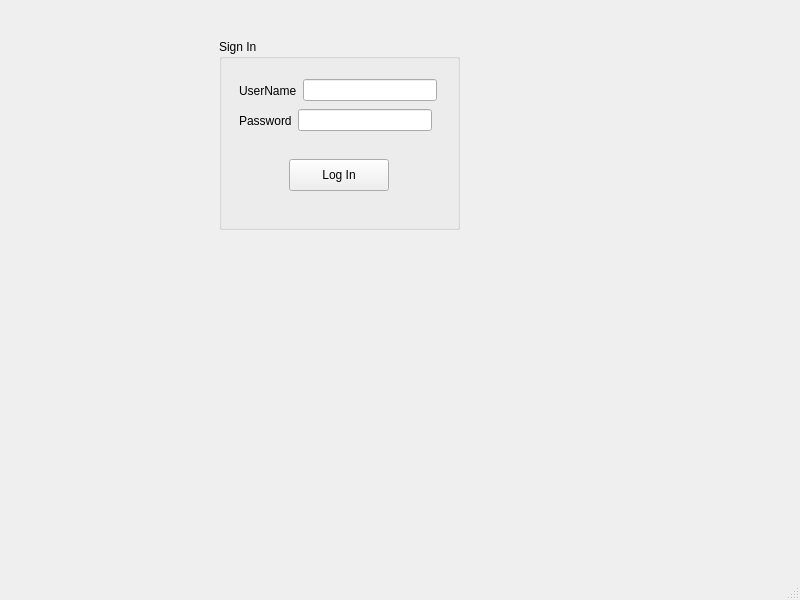
<?xml version="1.0" encoding="UTF-8"?>
<ui version="4.0">
 <class>MainWindow</class>
 <widget class="QMainWindow" name="MainWindow">
  <property name="geometry">
   <rect>
    <x>0</x>
    <y>0</y>
    <width>800</width>
    <height>600</height>
   </rect>
  </property>
  <property name="windowTitle">
   <string>MainWindow</string>
  </property>
  <widget class="QWidget" name="centralwidget">
   <widget class="QGroupBox" name="groupBox">
    <property name="geometry">
     <rect>
      <x>219</x>
      <y>39</y>
      <width>241</width>
      <height>191</height>
     </rect>
    </property>
    <property name="title">
     <string>Sign In</string>
    </property>
    <widget class="QPushButton" name="pushButton">
     <property name="geometry">
      <rect>
       <x>70</x>
       <y>120</y>
       <width>100</width>
       <height>32</height>
      </rect>
     </property>
     <property name="text">
      <string>Log In</string>
     </property>
    </widget>
    <widget class="QWidget" name="">
     <property name="geometry">
      <rect>
       <x>20</x>
       <y>40</y>
       <width>198</width>
       <height>23</height>
      </rect>
     </property>
     <layout class="QHBoxLayout" name="horizontalLayout">
      <item>
       <widget class="QLabel" name="label">
        <property name="text">
         <string>UserName</string>
        </property>
       </widget>
      </item>
      <item>
       <widget class="QLineEdit" name="lineEdit"/>
      </item>
     </layout>
    </widget>
    <widget class="QWidget" name="">
     <property name="geometry">
      <rect>
       <x>20</x>
       <y>70</y>
       <width>193</width>
       <height>23</height>
      </rect>
     </property>
     <layout class="QHBoxLayout" name="horizontalLayout_2">
      <item>
       <widget class="QLabel" name="label_2">
        <property name="text">
         <string>Password</string>
        </property>
       </widget>
      </item>
      <item>
       <widget class="QLineEdit" name="lineEdit_2"/>
      </item>
     </layout>
    </widget>
   </widget>
  </widget>
  <widget class="QMenuBar" name="menubar">
   <property name="geometry">
    <rect>
     <x>0</x>
     <y>0</y>
     <width>800</width>
     <height>24</height>
    </rect>
   </property>
  </widget>
  <widget class="QStatusBar" name="statusbar"/>
 </widget>
 <resources/>
 <connections/>
</ui>
